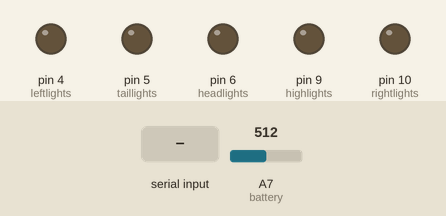
The sketch below on a simulated Arduino Nano, built with avr-gcc and run on an emulated ATmega328P. Shown: output pins drawn as LEDs (lit = HIGH). Dashed ring = blinking. The test bench sets the inputs (shaded band); at power-on: A7 (battery) = 512. What the sketch prints to the serial monitor is not drawn.

Above: at 1.2 s.
1.3 s: byte 71 ('G') received over Serial
At 1.7 s:
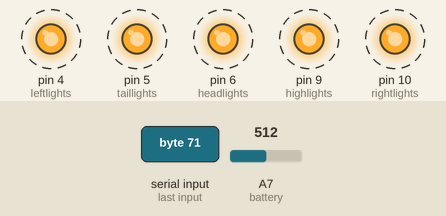
Timing chart, 0 to 10.3 s (numbered marks = the images above; inputs shaded):
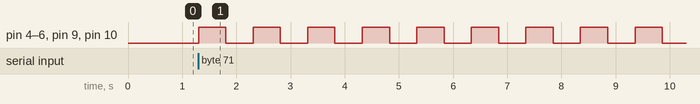

The sketch:

zypher_control_stripped.ino
```cpp
// Pin setup
// Lights
const int headlights = 6;
const int taillights = 5;
const int leftlights = 4;
const int rightlights = 10;
const int highlights = 9;
bool headOn, tailOn, leftOn, rightOn, highOn;

// Other pins
const int battery = A7; // Battery level (from voltage division)

/////////////
// Variables and Constants

// Global variables
bool emergencyState = false; // Records if emergency state is running
bool emergencyLight = HIGH; // Records whether lights are menat to be on or off current flash

// Updates
const unsigned long updatePeriod = 250; // Period (time) between updates (ms)
unsigned long nextUpdate = 0; // Stores time of next update

void setup() {
  Serial.begin(9600); // Bluetooth

  // Lights
  pinMode(headlights, OUTPUT);
  pinMode(taillights, OUTPUT);
  pinMode(leftlights, OUTPUT);
  pinMode(rightlights, OUTPUT);
  pinMode(highlights, OUTPUT);

  digitalWrite(headlights, LOW);
  digitalWrite(taillights, LOW);
  digitalWrite(leftlights, LOW);
  digitalWrite(rightlights, LOW);
  digitalWrite(highlights, LOW);
}

void loop() {
  delay(1); // Rest a little

  while (Serial.available()) {
    inputRecieved();
  }

  // Send update
  if (millis() > nextUpdate) {
    sendUpdate();
    nextUpdate = millis() + updatePeriod; // Sets next update time
  }

  if (emergencyState) {
    digitalWrite(headlights, emergencyLight);
    digitalWrite(taillights, emergencyLight);
    digitalWrite(leftlights, emergencyLight);
    digitalWrite(rightlights, emergencyLight);
    digitalWrite(highlights, emergencyLight);
    emergencyLight = !(emergencyLight); // Flipps light
    delay(500);
  }
}

void sendUpdate() {
  // Sends update of bike
  String data = ""; // String to be sent
  data = addToString(data, "0");     // Speed
  data = addToString(data, "0");        // Cadence
  data = addToString(data, String(batteryLevel(), 1)); // Battery
  data = addToString(data, "0");      // Temp
  // Lights?

  // has to translate characters and send them individually
  data = translate(data);

  for (int x = 0; x < data.length(); x++) {
    byte temp = data.charAt(x);
    Serial.print(temp);
  }
}

String addToString(String input, String append) {
  // Appends data to a string, using a seperator
  input += ",";
  input += append;
  return (input);
}

String translate (String input) {
  // Preps string to be sent over BT by changing characters
  input.replace('3', 'a');
  input.replace('5', 's');
  input.replace('6', 'd');
  input.replace('9', 'b');
  input.replace('0', 'z');
  input.replace('.', 'v');
  input.replace(',', 'u');

  return input;
}

void inputRecieved() {
  char input = Serial.read(); // Read input character

  // Had to adjust command due to a lack of headlights (use highbeams instead)
  switch (input) {
    case 'a': highOn = LOW;
      break;
    case 'b': tailOn = LOW;
      break;
    case 'c': leftOn = LOW;
      break;
    case 'd': rightOn = LOW;
      break;
    case 'e': highOn = LOW;
      break;
    case 'A': highOn = HIGH;
      break;
    case 'B': tailOn = HIGH;
      break;
    case 'C': leftOn = HIGH;
      break;
    case 'D': rightOn = HIGH;
      break;
    case 'E': highOn = HIGH;
      break;
    case 'G':
      // Emegency lighting
      emergencyState = true;
      emergencyLight = HIGH;
      break;
    case 'g': emergencyState = false;
      break;
  }

  updateLights();
}

void updateLights() {
  // Updates light states
  digitalWrite(headlights, headOn);
  digitalWrite(taillights, tailOn);
  digitalWrite(leftlights, leftOn);
  digitalWrite(rightlights, rightOn);
  digitalWrite(highlights, highOn);
}

double batteryLevel() {
  // Returns battery voltage

  // Resistor values in the division
  const double resUpper = 100000.0;
  const double resLower = 10000.0;

  const double scale = (resUpper + resLower) / resLower; // Scaling factor

  double level = 0.0;
  level = 5.0 * analogRead(battery) / 1023; // Record voltage at pin
  level *= scale; // Scales based on division

  return (level);
}
```

Measured:
- after the input at 1.3 s, pin 4 (leftlights), pin 5 (taillights), pin 6 (headlights), pin 9 (highlights), pin 10 (rightlights): alternates HIGH for 0.50 s and LOW for 0.50 s, starting at once
